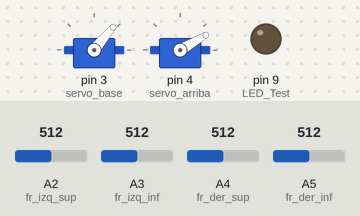
A sketch run on a simulated Arduino Uno, built with avr-gcc and run on an emulated ATmega328P. Parts: 2 × servo, output pins drawn as LEDs (lit = HIGH). The test bench sets the inputs (shaded band); at power-on: A2 (fr_izq_sup) = 512, A3 (fr_izq_inf) = 512, A4 (fr_der_sup) = 512, A5 (fr_der_inf) = 512. What the sketch prints to the serial monitor is not drawn.

Above: at 1.2 s.
1.3 s: A2 (fr_izq_sup) set to 658
2.8 s: A2 (fr_izq_sup) set to 691
At 4.6 s:
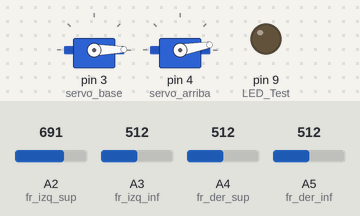
5.2 s: A3 (fr_izq_inf) set to 181
6.7 s: A3 (fr_izq_inf) set to 155
At 7.47 s:
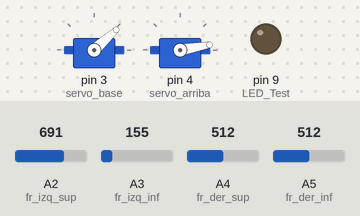
9.7 s: A3 (fr_izq_inf) set to 992
At 9.92 s:
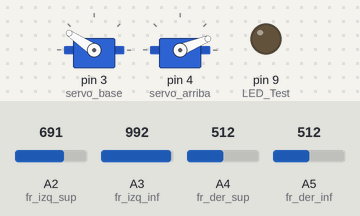
12.7 s: A4 (fr_der_sup) set to 956
At 13.9 s:
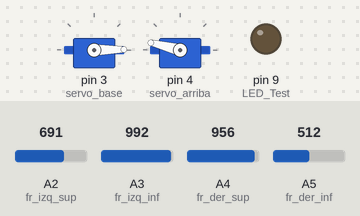
14.2 s: A4 (fr_der_sup) set to 981
At 14.67 s:
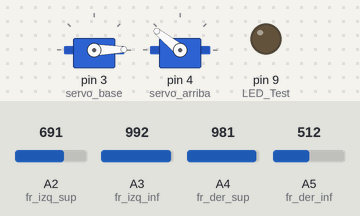
Timing chart, 0 to 18.2 s (numbered marks = the images above; inputs shaded):
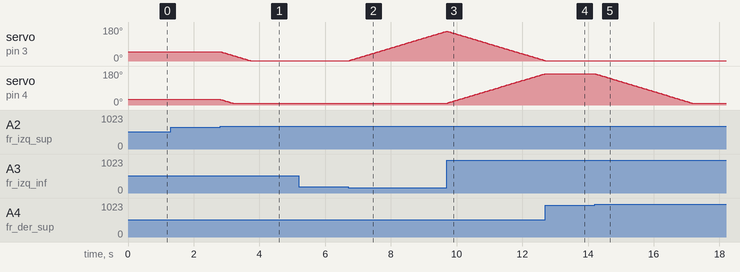

Measured:
- the behaviour switches between 673 and 674 on A2 (fr_izq_sup) (found by bisection; images 0 and 1)
- the behaviour switches between 173 and 172 on A3 (fr_izq_inf) (found by bisection; images 1 and 2)
- the behaviour switches between 974 and 975 on A4 (fr_der_sup) (found by bisection; images 4 and 5)
- after the input at 2.8 s, servo on pin 3 (servo_base): moves from 50° to 1° over 0.92 s, starting at once; servo on pin 4 (servo_arriba): moves from 30° to 10° over 0.38 s, starting at once
- after the input at 6.7 s, servo on pin 3 (servo_base): moves from 1° to 158° over 3.0 s, starting at once
- after the input at 9.7 s, servo on pin 4 (servo_arriba): moves from 10° to 166° over 3.0 s, starting at once
- after the input at 12.7 s, servo on pin 4 (servo_arriba): stays 166° (without the input it goes to 168° after 0.02 s)
- after the input at 14.2 s, servo on pin 4 (servo_arriba): moves from 166° to 10° over 3.0 s, starting at once

The sketch:

ARDUINO_PART.ino
```cpp
#include <Servo.h>  // librería para los servomotores
#include <SPI.h>

volatile char buf [20];
volatile int pos;
volatile bool active;
String str;

// servos
Servo servo_base, servo_arriba;
int sb = 50, sb_max = 179, sb_min = 1;
int sa = 30, sa_max = 170, sa_min = 10;

// pines de las fotoresistencias
int fr_izq_sup = A2;
int fr_der_sup = A4;
int fr_der_inf = A5;
int fr_izq_inf = A3;


void setup() {

  // configuramos el pin y la posición del servo que está en la base
  servo_base.attach(3);
  servo_base.write(50);

  // configuramos el pin y la posición del servo que está en la parte de arriba
  servo_arriba.attach(4);
 servo_arriba.write(30);

  Serial.begin(115200);
    SPCR |= bit(SPE);                                         //ATMEGA328P/Arduino in slave mode
    pinMode(MISO, OUTPUT);                                    //Configure MISO as output, SlaveOut
    pinMode(9, OUTPUT);  //LED Test
    SPI.attachInterrupt();
}
// SPI interrupt routine
ISR (SPI_STC_vect)
{
byte c = SPDR;

  if (c == 2){
    digitalWrite(9,HIGH);
  }
  if (c == 1)  // starting new sequence?
    {
    digitalWrite(9,LOW);
    active = true;
    pos = 0;
    SPDR = buf [pos++];   // send first byte
    return;
    }

  if (!active)
    {
    SPDR = 0;
    return;
    }

  SPDR = buf [pos];
  if (buf [pos] == 0 || ++pos >= sizeof (buf)){
    active = false;}
}  // end of interrupt

void loop() {

  // lecturas analógicas de las fotoresistencias
  int izq_sup = analogRead(fr_izq_sup);
  int der_sup = analogRead(fr_der_sup);
  int der_inf = analogRead(fr_der_inf);
  int izq_inf = analogRead(fr_izq_inf);

  // sacamos valores promedios de arriba, abajo, izquierda y derecha
  int prom_arriba = (der_sup + izq_sup) / 2;
  int prom_abajo = (der_inf + izq_inf) / 2;
  int prom_izquierda = (izq_sup + izq_inf) / 2;
  int prom_derecha = (der_sup + der_inf) / 2;

  // sacamos las diferencias entre arriba y abajo e izquierda y derecha.
  int dif_aa = prom_arriba - prom_abajo;
  int dif_id = prom_izquierda - prom_derecha;

  // calculamos las posiciones de los servomotores
  if (dif_aa < -80 || dif_aa > 80) {
    if (prom_arriba < prom_abajo) {
      sa = ++sa;
      if (sa > sa_max) {
        sa = sa_max;
      }
    } else {
      sa = --sa;
      if (sa < sa_min) {
        sa = sa_min;
      }
    }
    if (prom_arriba == prom_abajo) {
      delay(2000);
    }
    servo_arriba.write(sa);
  }
  if (dif_id < -80 || dif_id > 80) {
    if (prom_izquierda < prom_derecha) {
      sb = ++sb;
      if (sb > sb_max) {
        sb = sb_max;
      }
    } else {
      sb = --sb;
      if (sb < sb_min) {
        sb = sb_min;
      }
    }
    if (prom_izquierda == prom_derecha) {
      delay(2000);
    }
    servo_base.write(sb);
  }

  Serial.print("Izq sup -> ");
  Serial.println(izq_sup);
  Serial.print("Der sup -> ");
  Serial.println(der_sup);
  Serial.print("Der int -> ");
  Serial.println(der_inf);
  Serial.print("Izq int -> ");
  Serial.println(izq_inf);
  Serial.print("Ángulo - servo_abajo -> ");
  Serial.println(sb);
  Serial.print("Ángulo - servo_arriba -> ");
  Serial.println(sa);
  Serial.println("- - - - - - - - - - - - - - -");
  // delay de 10 ms
  delay(10);
  str = String(izq_sup)+String(",")+String(izq_inf)+String(",")+String(der_sup)+String(",")+String(der_inf)+String(",")+String(sb)+String(",")+String(sa);
  str.toCharArray(buf,20);
  //itoa(der_inf, buf, 10);
}
```
